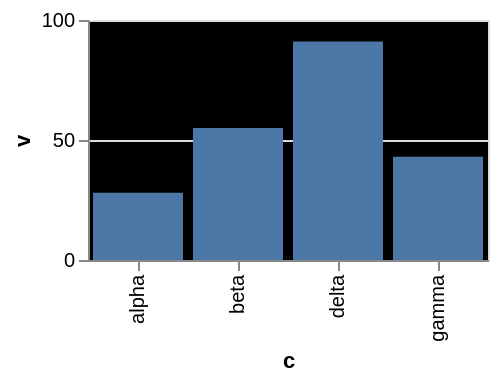

Express this chart as Vega-Lite.
### Vega-Lite specification from a JSON file in a GitHub repository (floating-point values rounded to 4 significant figures)
{"$schema": "https://vega.github.io/schema/vega-lite/v6.json", "width": 200, "height": 120, "data": {"values": [{"c": "alpha", "v": 28, "w": 3, "t": "2024-01-07"}, {"c": "beta", "v": 55, "w": 7, "t": "2024-03-19"}, {"c": "gamma", "v": 43, "w": 5, "t": "2024-06-02"}, {"c": "delta", "v": 91, "w": 9, "t": "2024-09-11"}]}, "mark": "bar", "encoding": {"x": {"field": "c", "type": "nominal"}, "y": {"field": "v", "type": "quantitative"}}, "config": {"view": {"fill": "black"}}}
